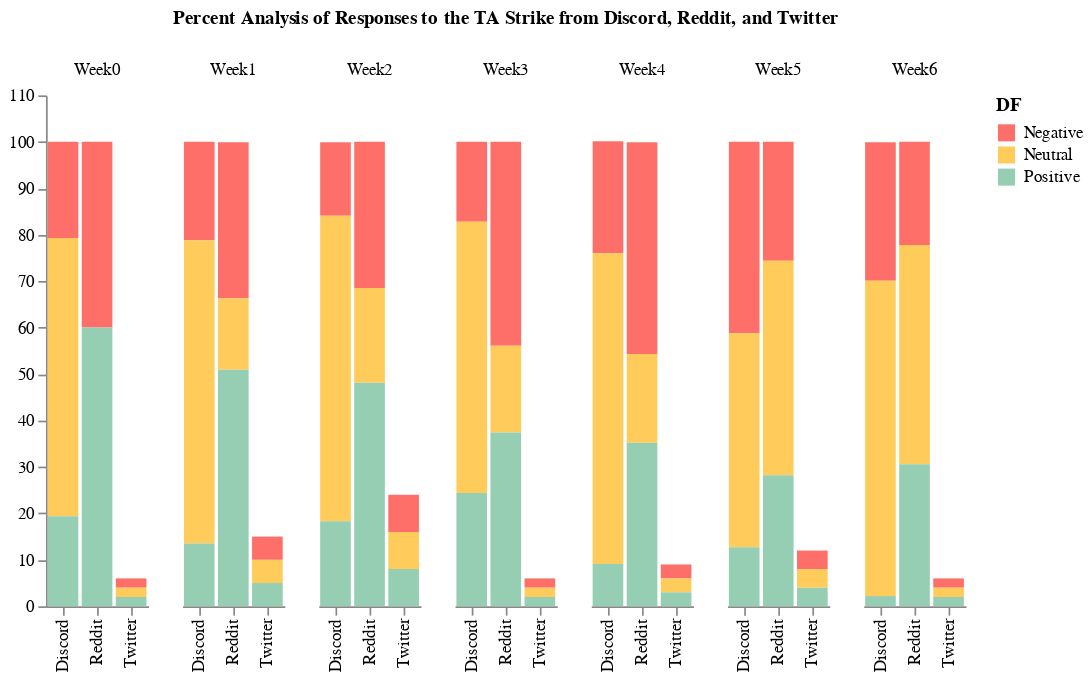

Source (notebook cell):
### Code cell
alt.Chart(df).mark_bar().encode(

    x=alt.X('c2:N', title=None),

    y=alt.Y('sum(values):Q',
        axis=alt.Axis(
            grid=False,
            title=None)),

    column=alt.Column('c1:N', title="Percent Analysis of Responses to the TA Strike from Discord, Reddit, and Twitter"),

    color=alt.Color('DF:N',
            scale=alt.Scale(
                range=['#ff6f69', '#ffcc5c','#96ceb4'],
            ),
        ))\
    .configure_view(
        strokeOpacity=0    
    )

### Figure 1 — Vega-Lite specification as saved in the notebook (floating-point values rounded to 4 significant figures)
{"config": {"view": {"continuousWidth": 400, "continuousHeight": 300, "strokeOpacity": 0}}, "data": {"name": "data-b703442f2c371839064ec6f52255bf1d"}, "mark": "bar", "encoding": {"color": {"field": "DF", "scale": {"range": ["#ff6f69", "#ffcc5c", "#96ceb4"]}, "type": "nominal"}, "column": {"field": "c1", "title": "Percent Analysis of Responses to the TA Strike from Discord, Reddit, and Twitter", "type": "nominal"}, "x": {"field": "c2", "title": null, "type": "nominal"}, "y": {"aggregate": "sum", "axis": {"grid": false, "title": null}, "field": "values", "type": "quantitative"}}, "$schema": "https://vega.github.io/schema/vega-lite/v4.17.0.json", "datasets": {"data-b703442f2c371839064ec6f52255bf1d": [{"c1": "Week0", "c2": "Discord", "values": 20.7, "DF": "Negative"}, {"c1": "Week0", "c2": "Twitter", "values": 2.0, "DF": "Negative"}, {"c1": "Week0", "c2": "Reddit", "values": 40.0, "DF": "Negative"}, {"c1": "Week1", "c2": "Discord", "values": 21.2, "DF": "Negative"}, {"c1": "Week1", "c2": "Twitter", "values": 5.0, "DF": "Negative"}, {"c1": "Week1", "c2": "Reddit", "values": 33.6, "DF": "Negative"}, {"c1": "Week2", "c2": "Discord", "values": 15.8, "DF": "Negative"}, {"c1": "Week2", "c2": "Twitter", "values": 8.0, "DF": "Negative"}, {"c1": "Week2", "c2": "Reddit", "values": 31.5, "DF": "Negative"}, {"c1": "Week3", "c2": "Discord", "values": 17.2, "DF": "Negative"}, {"c1": "Week3", "c2": "Twitter", "values": 2.0, "DF": "Negative"}, {"c1": "Week3", "c2": "Reddit", "values": 43.9, "DF": "Negative"}, {"c1": "Week4", "c2": "Discord", "values": 24.1, "DF": "Negative"}, {"c1": "Week4", "c2": "Twitter", "values": 3.0, "DF": "Negative"}, {"c1": "Week4", "c2": "Reddit", "values": 45.6, "DF": "Negative"}, {"c1": "Week5", "c2": "Discord", "values": 41.2, "DF": "Negative"}, {"c1": "Week5", "c2": "Twitter", "values": 4.0, "DF": "Negative"}, {"c1": "Week5", "c2": "Reddit", "values": 25.6, "DF": "Negative"}, {"c1": "Week6", "c2": "Discord", "values": 29.8, "DF": "Negative"}, {"c1": "Week6", "c2": "Twitter", "values": 2.0, "DF": "Negative"}, {"c1": "Week6", "c2": "Reddit", "values": 22.2, "DF": "Negative"}, {"c1": "Week0", "c2": "Discord", "values": 59.9, "DF": "Neutral"}, {"c1": "Week0", "c2": "Twitter", "values": 2.0, "DF": "Neutral"}, {"c1": "Week0", "c2": "Reddit", "values": 0.0, "DF": "Neutral"}, {"c1": "Week1", "c2": "Discord", "values": 65.3, "DF": "Neutral"}, {"c1": "Week1", "c2": "Twitter", "values": 5.0, "DF": "Neutral"}, {"c1": "Week1", "c2": "Reddit", "values": 15.4, "DF": "Neutral"}, {"c1": "Week2", "c2": "Discord", "values": 65.8, "DF": "Neutral"}, {"c1": "Week2", "c2": "Twitter", "values": 8.0, "DF": "Neutral"}, {"c1": "Week2", "c2": "Reddit", "values": 20.4, "DF": "Neutral"}, {"c1": "Week3", "c2": "Discord", "values": 58.4, "DF": "Neutral"}, {"c1": "Week3", "c2": "Twitter", "values": 2.0, "DF": "Neutral"}, {"c1": "Week3", "c2": "Reddit", "values": 18.7, "DF": "Neutral"}, {"c1": "Week4", "c2": "Discord", "values": 66.9, "DF": "Neutral"}, {"c1": "Week4", "c2": "Twitter", "values": 3.0, "DF": "Neutral"}, {"c1": "Week4", "c2": "Reddit", "values": 19.1, "DF": "Neutral"}, {"c1": "Week5", "c2": "Discord", "values": 46.1, "DF": "Neutral"}, {"c1": "Week5", "c2": "Twitter", "values": 4.0, "DF": "Neutral"}, {"c1": "Week5", "c2": "Reddit", "values": 46.2, "DF": "Neutral"}, {"c1": "Week6", "c2": "Discord", "values": 67.9, "DF": "Neutral"}, {"c1": "Week6", "c2": "Twitter", "values": 2.0, "DF": "Neutral"}, {"c1": "Week6", "c2": "Reddit", "values": 47.2, "DF": "Neutral"}, {"c1": "Week0", "c2": "Discord", "values": 19.4, "DF": "Positive"}, {"c1": "Week0", "c2": "Twitter", "values": 2.0, "DF": "Positive"}, {"c1": "Week0", "c2": "Reddit", "values": 60.0, "DF": "Positive"}, {"c1": "Week1", "c2": "Discord", "values": 13.5, "DF": "Positive"}, {"c1": "Week1", "c2": "Twitter", "values": 5.0, "DF": "Positive"}, {"c1": "Week1", "c2": "Reddit", "values": 50.9, "DF": "Positive"}, {"c1": "Week2", "c2": "Discord", "values": 18.3, "DF": "Positive"}, {"c1": "Week2", "c2": "Twitter", "values": 8.0, "DF": "Positive"}, {"c1": "Week2", "c2": "Reddit", "values": 48.1, "DF": "Positive"}, {"c1": "Week3", "c2": "Discord", "values": 24.4, "DF": "Positive"}, {"c1": "Week3", "c2": "Twitter", "values": 2.0, "DF": "Positive"}, {"c1": "Week3", "c2": "Reddit", "values": 37.4, "DF": "Positive"}, {"c1": "Week4", "c2": "Discord", "values": 9.1, "DF": "Positive"}, {"c1": "Week4", "c2": "Twitter", "values": 3.0, "DF": "Positive"}, {"c1": "Week4", "c2": "Reddit", "values": 35.2, "DF": "Positive"}, {"c1": "Week5", "c2": "Discord", "values": 12.7, "DF": "Positive"}, {"c1": "Week5", "c2": "Twitter", "values": 4.0, "DF": "Positive"}, {"c1": "Week5", "c2": "Reddit", "values": 28.2, "DF": "Positive"}, {"c1": "Week6", "c2": "Discord", "values": 2.2, "DF": "Positive"}, {"c1": "Week6", "c2": "Twitter", "values": 2.0, "DF": "Positive"}, {"c1": "Week6", "c2": "Reddit", "values": 30.6, "DF": "Positive"}]}}
